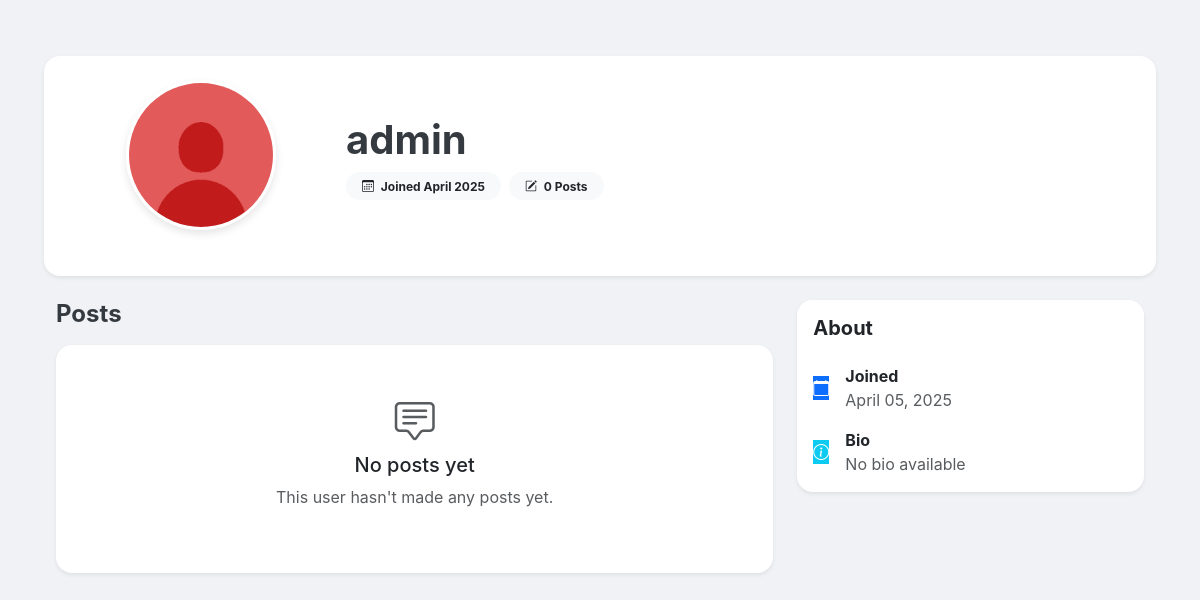
The page /profile/53d5f597-81af-426d-83ef-c9b37f98519b on the database as committed earlier.
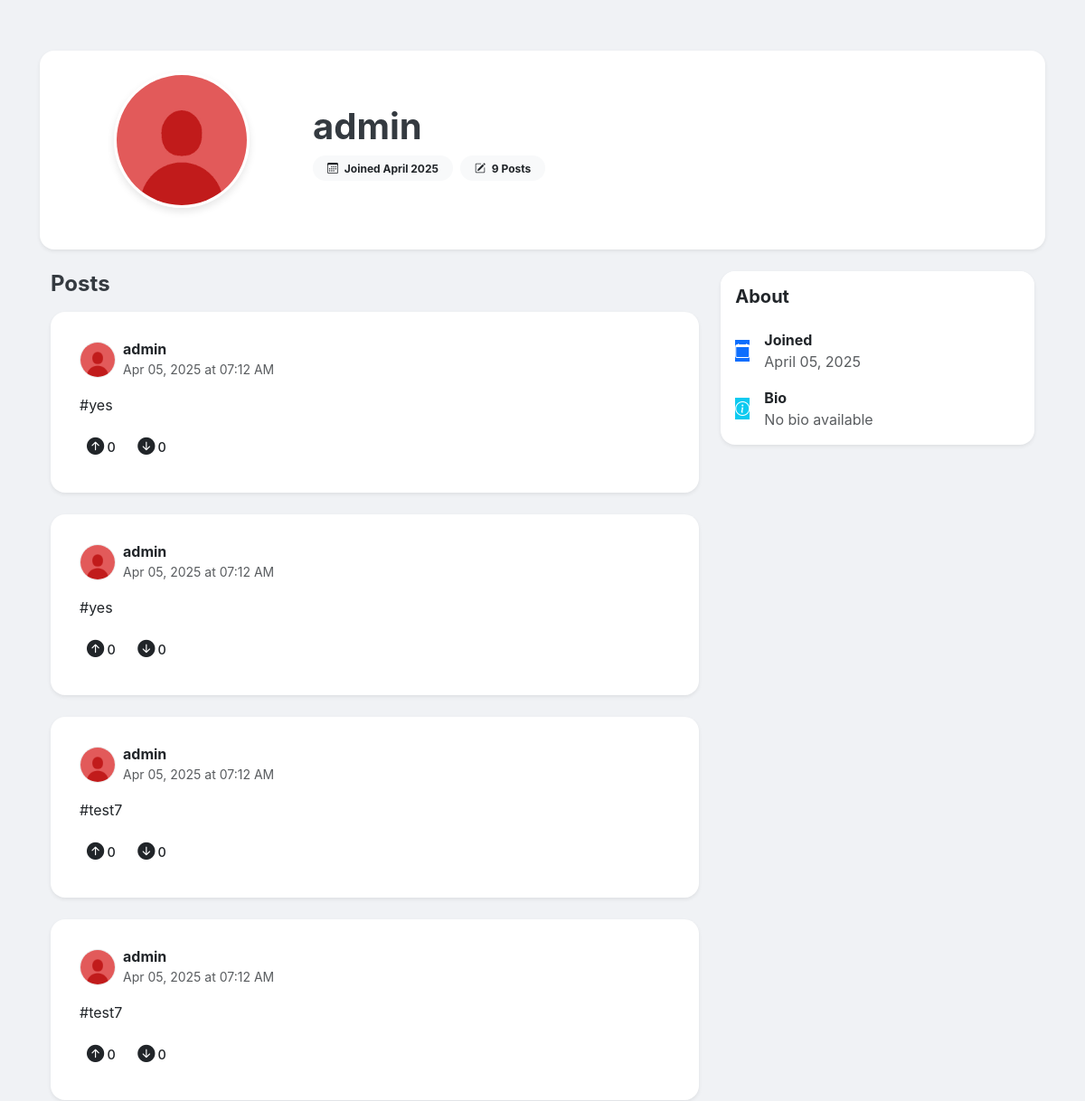
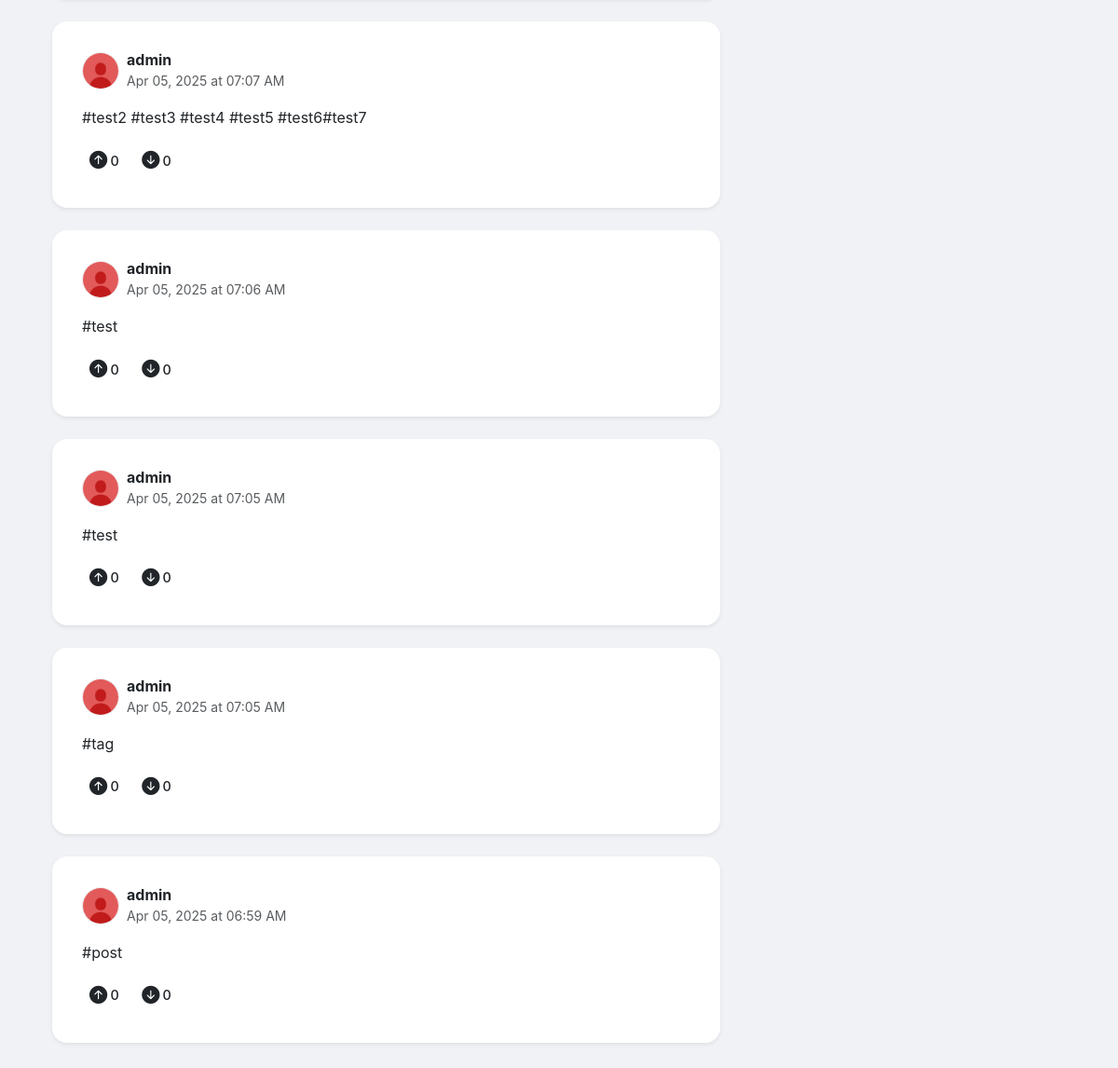
The same page on the database as committed later (2 pictures, top to bottom).
### app.py (models this page shows, shortened)
class User(db.Model, UserMixin):
    id = db.Column(db.String(36), primary_key=True, default=lambda: str(uuid.uuid4()))
    username = db.Column(db.String(80), unique=True, nullable=False)
    email = db.Column(db.String(120), unique=True, nullable=False)
    password = db.Column(db.String(200), nullable=False)
    avatar_url = db.Column(db.String(500), nullable=True, default='/static/default_avatar.jpg')
    bio = db.Column(db.Text, nullable=True)
    created_at = db.Column(db.DateTime, default=get_est_time)
    posts = db.relationship('Post', backref='user', lazy=True)
    group_posts = db.relationship('GroupPost', backref='user', lazy=True)
    groups = db.relationship('Group', secondary=group_members, backref=db.backref('members', lazy='dynamic'))

class Post(db.Model):
    id = db.Column(db.String(36), primary_key=True, default=lambda: str(uuid.uuid4()))
    content = db.Column(db.Text, nullable=False)
    image_url = db.Column(db.String(500), nullable=True)
    created_at = db.Column(db.DateTime, default=get_est_time)
    user_id = db.Column(db.String(36), db.ForeignKey('user.id'), nullable=False)
    upvotes = db.Column(db.Integer, default=0)
    downvotes = db.Column(db.Integer, default=0)

### routes.py (the view)
@app.route('/profile/<user_id>')
def profile(user_id):
    user = User.query.get_or_404(user_id)
    posts = Post.query.filter_by(user_id=user_id).order_by(Post.created_at.desc()).all()
    return render_template('profile.html', user=user, posts=posts)

### app.py (called while the page is built)
@app.context_processor
def inject_popular_groups():
    def get_popular_groups(limit=3):
        groups = Group.query.all()
        groups_sorted = sorted(
            groups,
            key=lambda g: g.members.count(),  # This properly counts the members
            reverse=True
        )
        return groups_sorted[:limit]
    return dict(get_popular_groups=get_popular_groups)

### templates/profile.html (shortened to what this page needs)
{% extends "base.html" %}
{% block content %}
<div class="container py-4">
    <div class="profile-header mb-4 p-4 bg-white rounded-4 shadow-sm">
        <div class="row align-items-center">
            <div class="col-md-3 text-center">
                <div class="position-relative d-inline-block">
                    <img src="{{ user.avatar_url }}" alt="{{ user.username }}" class="profile-avatar mb-3">
                </div>
            </div>
            <div class="col-md-9">
                <h1 class="display-6 fw-bold mb-2">{{ user.username }}</h1>
                <div class="d-flex align-items-center text-muted mb-3">
                    <span class="badge bg-light text-dark me-2 px-3 py-2 rounded-pill">
                        <i class="bi bi-calendar3 me-1"></i> Joined {{ user.created_at.strftime('%B %Y') }}
                    </span>
                    <span class="badge bg-light text-dark px-3 py-2 rounded-pill">
                        <i class="bi bi-pencil-square me-1"></i> {{ posts|length }} Posts
                    </span>
                </div>
            </div>
        </div>
    </div>
    <div class="row">
        <div class="col-md-8">
            <div class="d-flex justify-content-between align-items-center mb-3">
                <h4 class="mb-0 fw-bold">Posts</h4>
            </div>
            {% if posts %}
                {% for post in posts %}
                <div class="card mb-4 post-card border-0 rounded-4 shadow-sm">
                    <div class="card-body">
                        <div class="d-flex align-items-center mb-3">
                            <img src="{{ user.avatar_url }}" alt="{{ user.username }}" class="avatar me-2">
                            <div>
                                <h6 class="mb-0 fw-bold">{{ user.username }}</h6>
                                <small class="text-muted">{{ post.created_at.strftime('%b %d, %Y at %I:%M %p') }}</small>
                            </div>
                        </div>
                        <p class="card-text">{{ post.content }}</p>
                        <div class="d-flex align-items-center mt-3">
                            <div class="vote-buttons" data-post-id="{{ post.id }}" data-post-type="regular">
                                <button class="btn btn-sm btn-vote upvote me-1" data-vote="upvote">
                                    <i class="bi bi-arrow-up-circle-fill"></i>
                                    <span class="upvote-count">{{ post.upvotes }}</span>
                                </button>
                                <button class="btn btn-sm btn-vote downvote" data-vote="downvote">
                                    <i class="bi bi-arrow-down-circle-fill"></i>
                                    <span class="downvote-count">{{ post.downvotes }}</span>
                                </button>
                            </div>
                        </div>
                    </div>
                </div>
                {% endfor %}
            {% else %}
                <div class="card border-0 rounded-4 shadow-sm">
                    <div class="card-body text-center py-5">
                        <i class="bi bi-chat-square-text fs-1 text-muted mb-3"></i>
                        <h5>No posts yet</h5>
                        <p class="text-muted">This user hasn't made any posts yet.</p>
                    </div>
                </div>
            {% endif %}
        </div>
        <div class="col-md-4">
            <div class="card mb-4 border-0 rounded-4 shadow-sm">
                <div class="card-header bg-white border-0 pt-3">
                    <h5 class="mb-0 fw-bold">About</h5>
                </div>
                <div class="card-body">
                    <div class="d-flex align-items-center mb-3">
                        <div class="icon-bg bg-primary text-white me-3">
                            <i class="bi bi-calendar"></i>
                        </div>
                        <div>
                            <p class="mb-0"><strong>Joined</strong></p>
                            <p class="mb-0 text-muted">{{ user.created_at.strftime('%B %d, %Y') }}</p>
                        </div>
                    </div>
                    <div class="d-flex align-items-center">
                        <div class="icon-bg bg-info text-white me-3">
                            <i class="bi bi-info-circle"></i>
                        </div>
                        <div>
                            <p class="mb-0"><strong>Bio</strong></p>
                            {% if user.bio %}
                            <p class="mb-0 text-muted">{{ user.bio }}</p>
                            {% else %}
                            <p class="mb-0 text-muted">No bio available</p>
                            {% endif %}
                        </div>
                    </div>
                </div>
            </div>
        </div>
    </div>
</div>
{% endblock %}

### templates/base.html (shortened to what this page needs)
<!DOCTYPE html>
<html lang="en">
<head>
    <link href="https://cdn.jsdelivr.net/npm/bootstrap@5.3.0-alpha1/dist/css/bootstrap.min.css" rel="stylesheet">
    <link rel="stylesheet" href="https://cdn.jsdelivr.net/npm/bootstrap-icons@1.8.0/font/bootstrap-icons.css">
    <link rel="stylesheet" href="{{ url_for('static', filename='css/style.css') }}">
</head>
<body>
    <div class="container-fluid">
        <div class="row">
            <div class="col-md-{% if current_user.is_authenticated %}6{% else %}12{% endif %} col-lg-{% if current_user.is_authenticated %}7{% else %}12{% endif %} main-content">
                {% block content %}{% endblock %}
            </div>
        </div>
    </div>
</body>
</html>

### static/css/style.css (style rules this page uses)
:root { --primary-color: #007bff; --secondary-color: #f0f5ff; --dark-color: #343a40; --light-color: #f8f9fa; --gray-color: #6c757d; --gray-light-color: #e9ecef; --success-color: #28a745; --danger-color: #dc3545; --border-radius: 0.375rem; --box-shadow: 0 0.125rem 0.25rem rgba(0, 0, 0, 0.075); --transition: all 0.3s ease; --upvote-color: #FF4500; --downvote-color: #7193FF; }
body { font-family: 'Inter', -apple-system, BlinkMacSystemFont, 'Segoe UI', Roboto, Oxygen, Ubuntu, Cantarell, 'Open Sans', 'Helvetica Neue', sans-serif; background-color: #f8f9fa; color: var(--dark-color); }
.container-fluid { padding: 0; }
.row { margin: 0; }
.main-content { padding: 2rem; background-color: #f0f2f5; min-height: 100vh; }
.post-card { background-color: white; border-radius: var(--border-radius); box-shadow: var(--box-shadow); padding: 1rem; margin-bottom: 1rem; }
.btn-vote { background-color: transparent; border: none; font-weight: bold; padding: 0.25rem 0.5rem; transition: all 0.2s; display: inline-flex; align-items: center; border-radius: 4px; }
.btn-vote i { font-size: 1.2rem; margin-right: 0.2rem; }
.upvote-count, .downvote-count { font-size: 0.9rem; font-weight: 500; }
.btn-vote i, .btn-vote span { transition: color 0.15s ease-in-out; }
.avatar { width: 40px; height: 40px; border-radius: 50%; object-fit: cover; object-position: center; border: 1px solid #eaeaea; }
.avatar.me-2 { flex-shrink: 0; }
.profile-avatar { width: 150px; height: 150px; border-radius: 50%; object-fit: cover; object-position: center; border: 3px solid white; box-shadow: 0 4px 8px rgba(0, 0, 0, 0.1); }
img.avatar, img.avatar-sm, img.avatar-small, img.profile-avatar { max-width: 100%; max-height: 100%; display: block; }
.card-header:first-child { border-top-left-radius: 1rem; border-top-right-radius: 1rem; }

Rows that differ between the two databases and show on the page:
added Post: avatar_url (placeholder picture), {{ user.username }} "admin", created_at "Apr 05, 2025 at 07:12 AM", content "#yes", upvotes "0", downvotes "0"
added Post: avatar_url (placeholder picture), {{ user.username }} "admin", created_at "Apr 05, 2025 at 07:12 AM", content "#yes", upvotes "0", downvotes "0"
added Post: avatar_url (placeholder picture), {{ user.username }} "admin", created_at "Apr 05, 2025 at 07:12 AM", content "#test7", upvotes "0", downvotes "0"
added Post: avatar_url (placeholder picture), {{ user.username }} "admin", created_at "Apr 05, 2025 at 07:12 AM", content "#test7", upvotes "0", downvotes "0"
added Post: avatar_url (placeholder picture), {{ user.username }} "admin", created_at "Apr 05, 2025 at 07:07 AM", content "#test2 #test3 #test4 #test5 #test6#test7", upvotes "0", downvotes "0"
added Post: avatar_url (placeholder picture), {{ user.username }} "admin", created_at "Apr 05, 2025 at 07:06 AM", content "#test", upvotes "0", downvotes "0"
added Post: avatar_url (placeholder picture), {{ user.username }} "admin", created_at "Apr 05, 2025 at 07:05 AM", content "#test", upvotes "0", downvotes "0"
added Post: avatar_url (placeholder picture), {{ user.username }} "admin", created_at "Apr 05, 2025 at 07:05 AM", content "#tag", upvotes "0", downvotes "0"
added Post: avatar_url (placeholder picture), {{ user.username }} "admin", created_at "Apr 05, 2025 at 06:59 AM", content "#post", upvotes "0", downvotes "0"
Other text that changed with them:
{{ posts|length }}: "0" → "9"
text no longer shown: "No posts yet This user hasn't made any posts yet."
